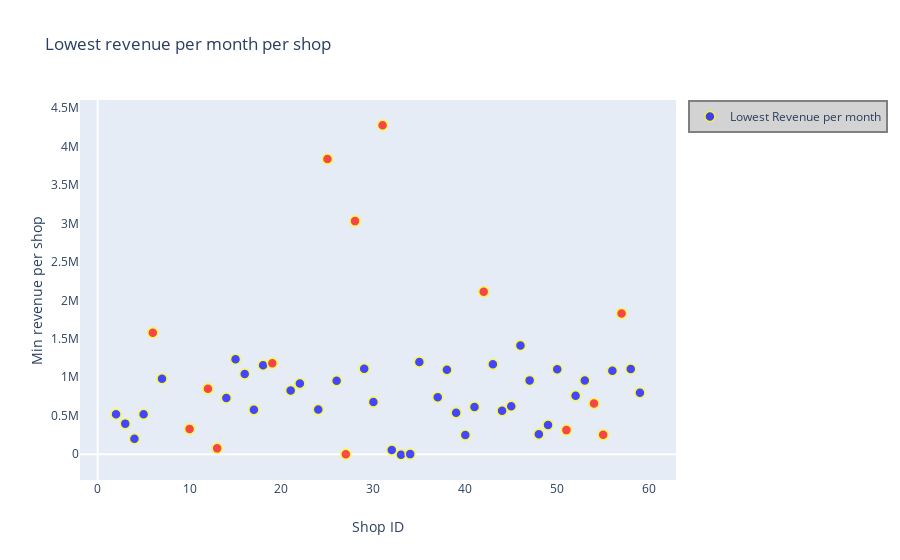

The cell this chart's notebook holds for it:
### Code cell
# scatter plot using one few features indepently to depict the clustering results//
# Plot data//
data = [go.Scatter(
    y = shop_df['lowest_revenue_per_month'],
    x = shop_df['shop_id'],
    name = 'Lowest Revenue per month',
    text = 'Min revenue per month',
    mode = 'markers',
    marker = dict(
        size = 10,
        color = shop_df['colour'],
        line = dict(
            width = 1.5,
            color = 'yellow'
        )
    ),
    opacity = 0.7
)]

# Create/Design layout for the plot
layout = dict(title = 'Lowest revenue per month per shop',
              yaxis = dict(title='Min revenue per shop',
                        showgrid=False,
                    ),
              xaxis = dict(title='Shop ID',
                        showgrid=False,
                    ),
              showlegend=True,
              legend=dict(bgcolor='lightgray',
                        bordercolor='gray',
                        borderwidth=2
                    )
             )

# Combine data and layout into a single figure
fig = dict(data=data, layout=layout)

# IPython notebook- plot
iplot(fig, filename='scatter-sentimentscore')

### Figure 1 — Plotly figure (JSON) as saved in the notebook; plotly's stock layout.template omitted (floating-point values rounded to 4 significant figures)
{"data": [{"marker": {"color": ["blue", "blue", "blue", "blue", "red", "blue", "red", "red", "red", "blue", "blue", "blue", "blue", "blue", "red", "blue", "blue", "blue", "red", "blue", "red", "red", "blue", "blue", "red", "blue", "blue", "blue", "blue", "blue", "blue", "blue", "blue", "blue", "red", "blue", "blue", "blue", "blue", "blue", "blue", "blue", "blue", "red", "blue", "blue", "red", "red", "blue", "red", "blue", "blue"], "line": {"color": "yellow", "width": 1.5}, "size": 10}, "mode": "markers", "name": "Lowest Revenue per month", "opacity": 0.7, "text": "Min revenue per month", "type": "scatter", "x": [2, 3, 4, 5, 6, 7, 10, 12, 13, 14, 15, 16, 17, 18, 19, 21, 22, 24, 25, 26, 27, 28, 29, 30, 31, 32, 33, 34, 35, 37, 38, 39, 40, 41, 42, 43, 44, 45, 46, 47, 48, 49, 50, 51, 52, 53, 54, 55, 56, 57, 58, 59], "y": [519700.0, 396785, 200458, 519200.0, 1580000.0, 981700.0, 327600.0, 849300.0, 75001, 730900.0, 1234000.0, 1042336, 576800.0, 1156000.0, 1181000.0, 827700.0, 917600.0, 579300.0, 3837000.0, 955033, -1300, 3030000.0, 1109000.0, 678672, 4277000.0, 52950, -7990, 154, 1198000.0, 740900.0, 1097000.0, 539200.0, 248036, 613095, 2112000.0, 1168000.0, 563498, 622200.0, 1413682, 959200.0, 260050, 380080, 1104000.0, 312300.0, 760200.0, 957500.0, 657937, 251100.0, 1085950, 1830000.0, 1107000.0, 798700.0]}], "layout": {"legend": {"bgcolor": "lightgray", "bordercolor": "gray", "borderwidth": 2}, "showlegend": true, "title": {"text": "Lowest revenue per month per shop"}, "xaxis": {"showgrid": false, "title": {"text": "Shop ID"}}, "yaxis": {"showgrid": false, "title": {"text": "Min revenue per shop"}}}}
